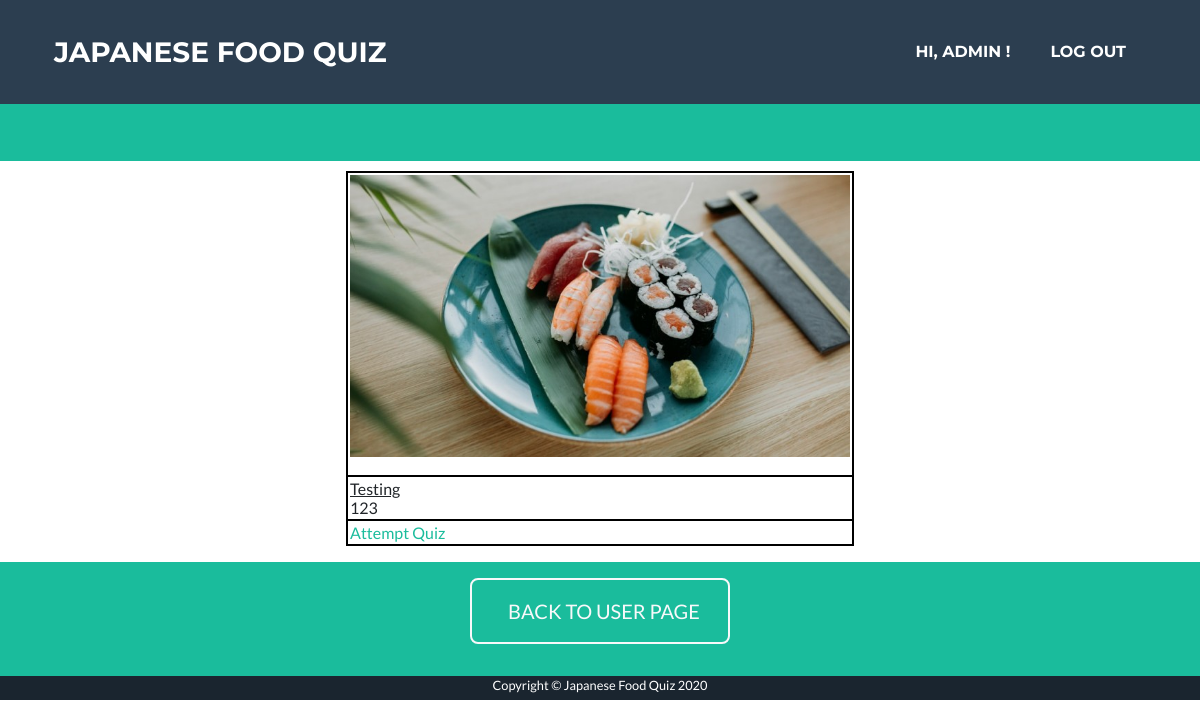
The app's page /qs (signed in) with its own data.
### app/models.py (models this page shows, shortened)
class User(UserMixin, db.Model):
    __table_args__ = {'extend_existing': True}
    id = db.Column(db.String, primary_key=True)
    email = db.Column(db.String(128))
    name = db.Column(db.String(128))
    password_hash = db.Column(db.String(128))
    status = db.Column(db.String)
    last_login = db.Column(db.DATE, nullable=False, default=datetime.now)

class QuizSet(db.Model):
    __table_args__ = {'extend_existing': True}
    quizSetID = db.Column(db.Integer, primary_key=True)
    name = db.Column(db.String(100))
    description = db.Column(db.String(100))
    picture = db.Column(db.String(100))
    userID = db.Column(db.String)
    status = db.Column(db.String(100))

### app/routes.py (the view)
@app.route('/qs')
def qs():
	quizSets = QuizSet.query.filter_by(status="approve").all()
	for quizSet in quizSets:
		quizSet.href = "/qa?index=0&id="+str(quizSet.quizSetID)
		quizSet.picture = "/static/images/"+quizSet.picture
	return render_template('qs.html', quizSets=quizSets, base64=base64, username=current_user.name)

### app/models.py (called while the page is built)
@login.user_loader
def load_user(id):
    user = User.query.filter_by(id=(int(id))).first()
    return user

### app/templates/qs.html (shortened to what this page needs)
﻿<!DOCTYPE html>
<html lang="en">
  <head>
    <link href="/static/style.css" rel="stylesheet" />
    <link href="/static/qs.css" rel="stylesheet" />
  {% extends 'base.html' %}
  {% block content %}
        <td class="page-section portfolio" id="portfolio">
            {% for quizSet in quizSets %}
            <p>
                <table class="tbCss" align="center">
                    <tr>
                        <td>
                            <p> <img src="{{ quizSet.picture }}" width="500rem" alt="miss～～"/></p>
                        </td>
                    </tr>
                    <tr>
                        <td>
                            <u>{{ quizSet.name }}</u>
                            <br>
                            {{ quizSet.description }}
                        </td>
                    </tr>
                    <tr>
                        <td>
                            <a href="{{ quizSet.href }}"> Attempt Quiz </a>
                        </td>
                    </tr>
                </table>
            </p>
            {% endfor %}
        <section class="page-section bg-primary text-white mb-0" id="about" style="padding-top: 1rem; padding-bottom: 2rem;">
            <div class="container">
                <div class="text-center">
                  <a class="btn btn-xl btn-outline-light" href="/user_page">
                    BACK TO USER PAGE
                  </a>
                </div>
              </div>
        </section>
  {% endblock %}

### app/templates/base.html (shortened to what this page needs)
  </head>
  <body id="page-top">
    <nav
      class="navbar navbar-expand-lg bg-secondary text-uppercase fixed-top"
      id="mainNav"
    >
      <div class="container">
        <a class="navbar-brand js-scroll-trigger" href="/index"
          >Japanese Food Quiz</a
        >
        <div class="collapse navbar-collapse" id="navbarResponsive">
          <ul class="navbar-nav ml-auto">
            {% if username %}
                <li class="nav-item mx-0 mx-lg-1" style="padding:0; margin: 0 0.25rem 0 0.25rem">
                    <a class="nav-link py-3 px-0 px-lg-3 rounded js-scroll-trigger"
                      href="/user_page"
                    style="padding:1rem;">Hi, {{ username }} !</a>
                </li>
                <li class="nav-item mx-0 mx-lg-1" style="padding:0; margin: 0 0.25rem 0 0.25rem">
                    <a class="nav-link py-3 px-0 px-lg-3 rounded js-scroll-trigger"
                      href="/logout"
                    style="padding:1rem;">Log Out</a>
                </li>
            {% endif %}
          </ul>
        </div>
      </div>
    </nav>
    {% block content %}{% endblock %}
    <section class="copyright text-center text-white" style="height: 1.5rem;">
      <div class="container" >
        <small>Copyright © Japanese Food Quiz 2020</small>
      </div>
    </section>
  </body>
</html>

### app/static/qs.css (style rules this page uses)
.tbCss tr { padding: 0.125rem ; border: solid 0.125rem #000; }
.tbCss td { padding: 0.125rem ; border: solid 0.125rem #000; }

### records on screen
User: name "ADMIN"
QuizSet: picture (picture), name "Testing", description "123"
